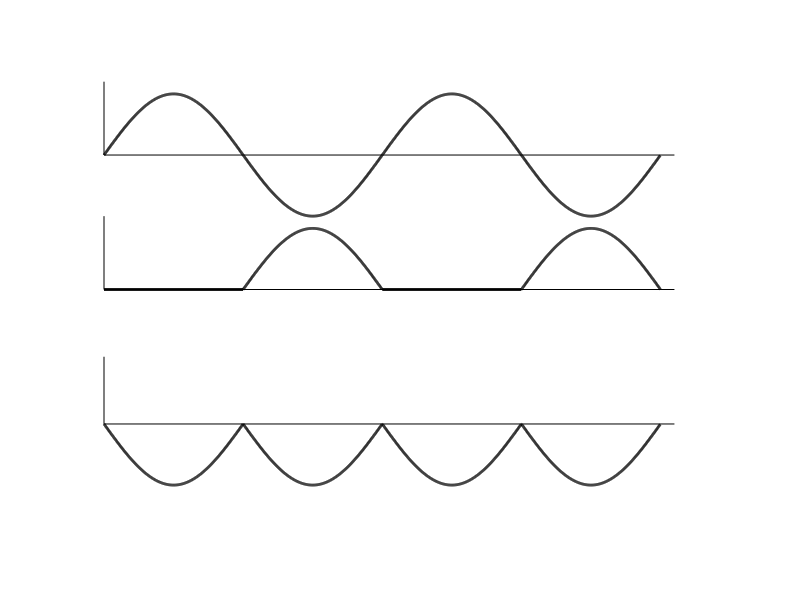
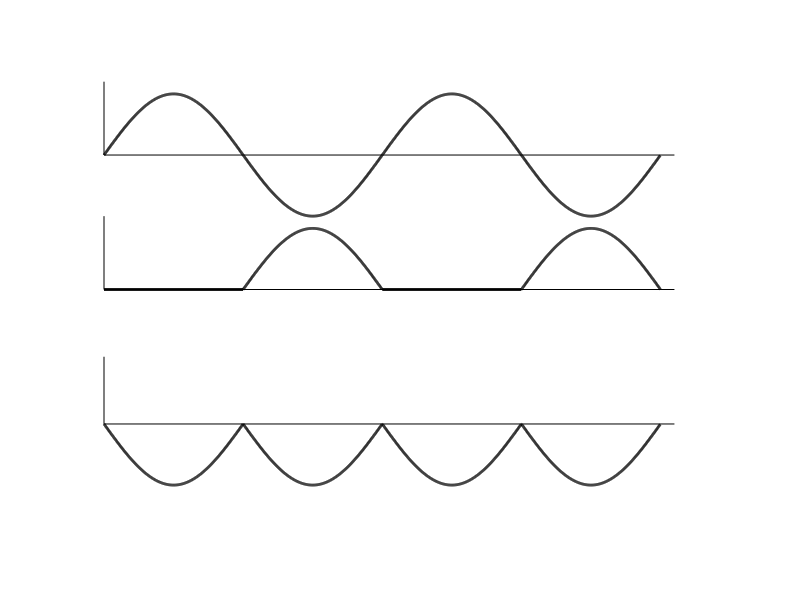

The MATLAB script that drew these images, in order:
#opampFullWaveRectifier
clf;
hold on

t=0:0.01:4*pi;
plot(t,2.2+sin(t),"color","black","linewidth",2);
plot([0,4.1*pi],[2.2,2.2],"color","black")
plot([0,0],[2.2,3.4],"color","black")

t=pi:0.01:2*pi;
plot(t,-sin(t),"color","black","linewidth",2);
t=3*pi:0.01:4*pi;
plot(t,-sin(t),"color","black","linewidth",2);
plot([0,4.1*pi],[0,0],"color","black")
plot([0,0],[0,1.2],"color","black")

plot([0,pi],[0,0],"color","black","linewidth",2);
plot([2*pi,3*pi],[0,0],"color","black","linewidth",2);

t=0:0.01:4*pi;
plot(t,-2.2-abs(sin(t)),"color","black","linewidth",2)
plot([0,4.1*pi],[-2.2,-2.2],"color","black")
plot([0,0],[-2.2,-1.1],"color","black")


grid off
axis off

print -demf opampFullWaveRectifier.emf
print -deps opampFullWaveRectifier.eps
